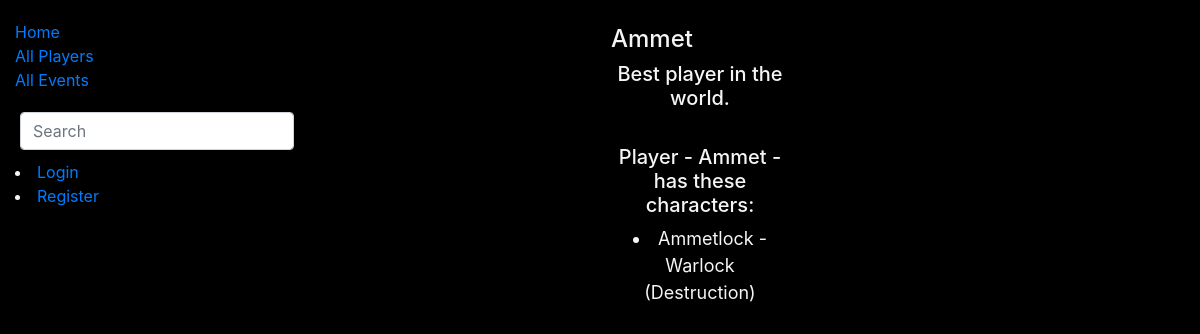
The page /library/players/4 on the database as committed earlier.
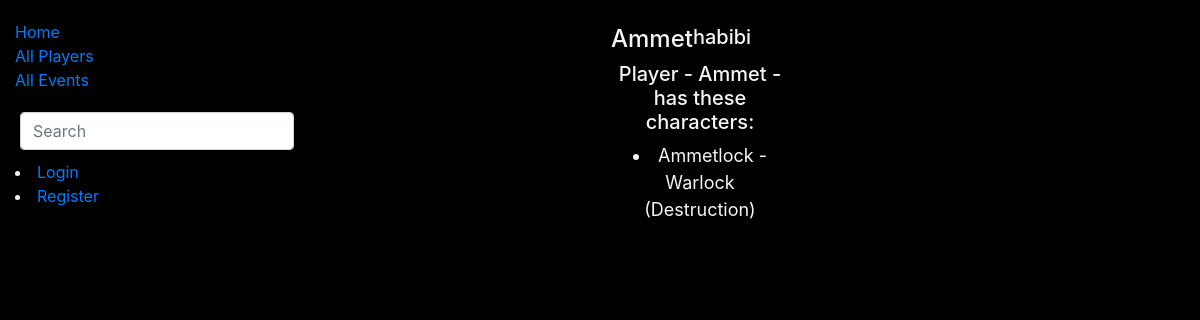
The same page on the database as committed later.
### library/models.py (models this page shows, shortened)
class WowPlayer(models.Model):
    nickname = models.CharField('Nickname', max_length=30)
    description = models.TextField('About you', max_length=2000, default='')
    gold = models.IntegerField('How thick is your wallet', null=True)
    class Meta:
        verbose_name = 'Player'
        verbose_name_plural = 'Players'
        ordering = ['nickname']
    def display_chars(self):
        return ', '.join(char.char_title for char in self.chars.all()[:3])
    display_chars.short_description = 'Chars'

### library/views.py (the view)
# urls.py: path('players/<int:player_id>', views.player, name='player'),
def player(request, player_id):
    single_player = get_object_or_404(WowPlayer, pk=player_id)
    return render(request, 'player.html', {'player': single_player})

### library/models.py (called while the page is built)
    def __str__(self):
        return self.name

    def __str__(self):
        spec_names = [spec.name for spec in self.char_spec.all()]
        return f'{self.char_title} - {self.char_class} ({" / ".join(spec_names)})'

### library/templates/player.html (shortened to what this page needs)
{% extends "base.html" %}
{% block content %}
    <div class="container player">
    <h4>{{ player.nickname }}<h4>
    <h5>{{ player.description }}</h5>
    <h5>Player - {{ player.nickname }} - has these characters:</h5>
    {% for char in player.wow_chars.all %}
       <li>{{ char }}</li>
    {% endfor %}
    </div>
{% endblock %}

Rows that differ between the two databases and show on the page:
changed WowPlayer "Ammet": description "Best player in the world." → "habibi"
